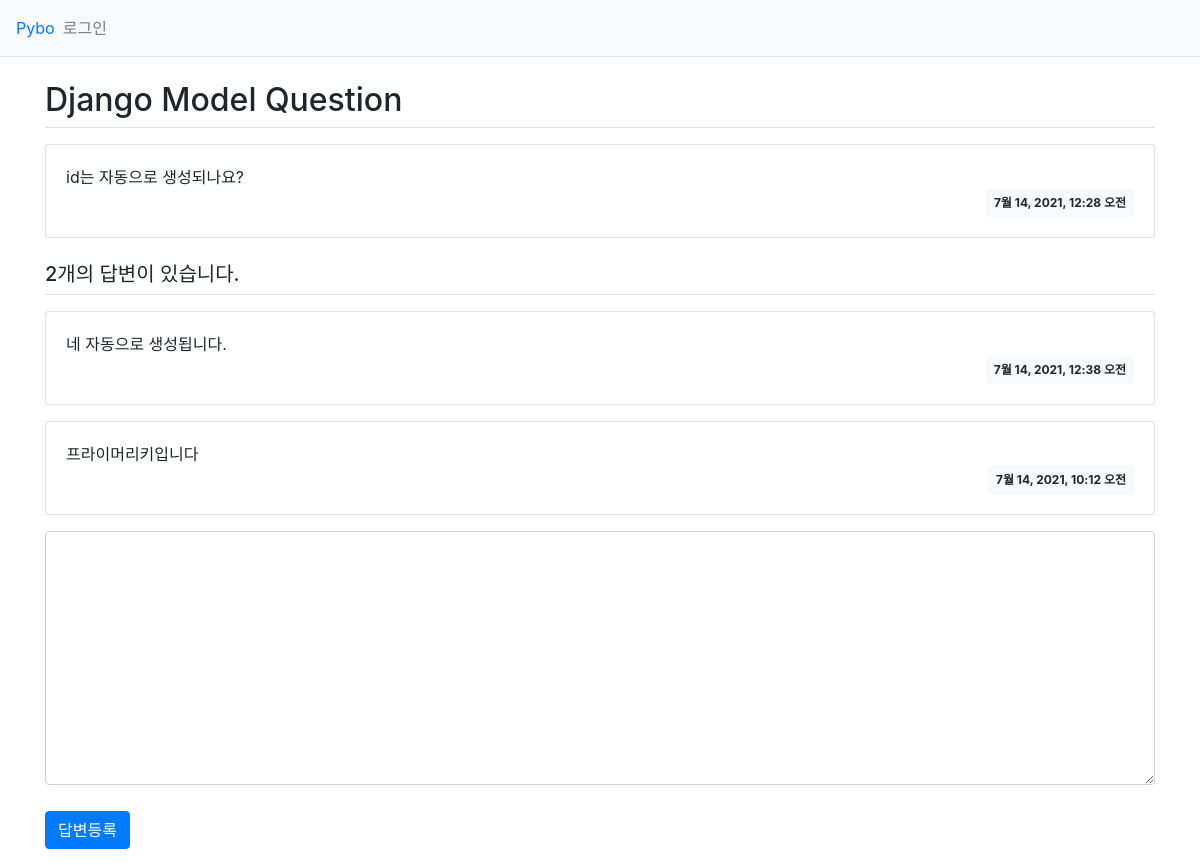
The page /pybo/2/ on the database as committed earlier.
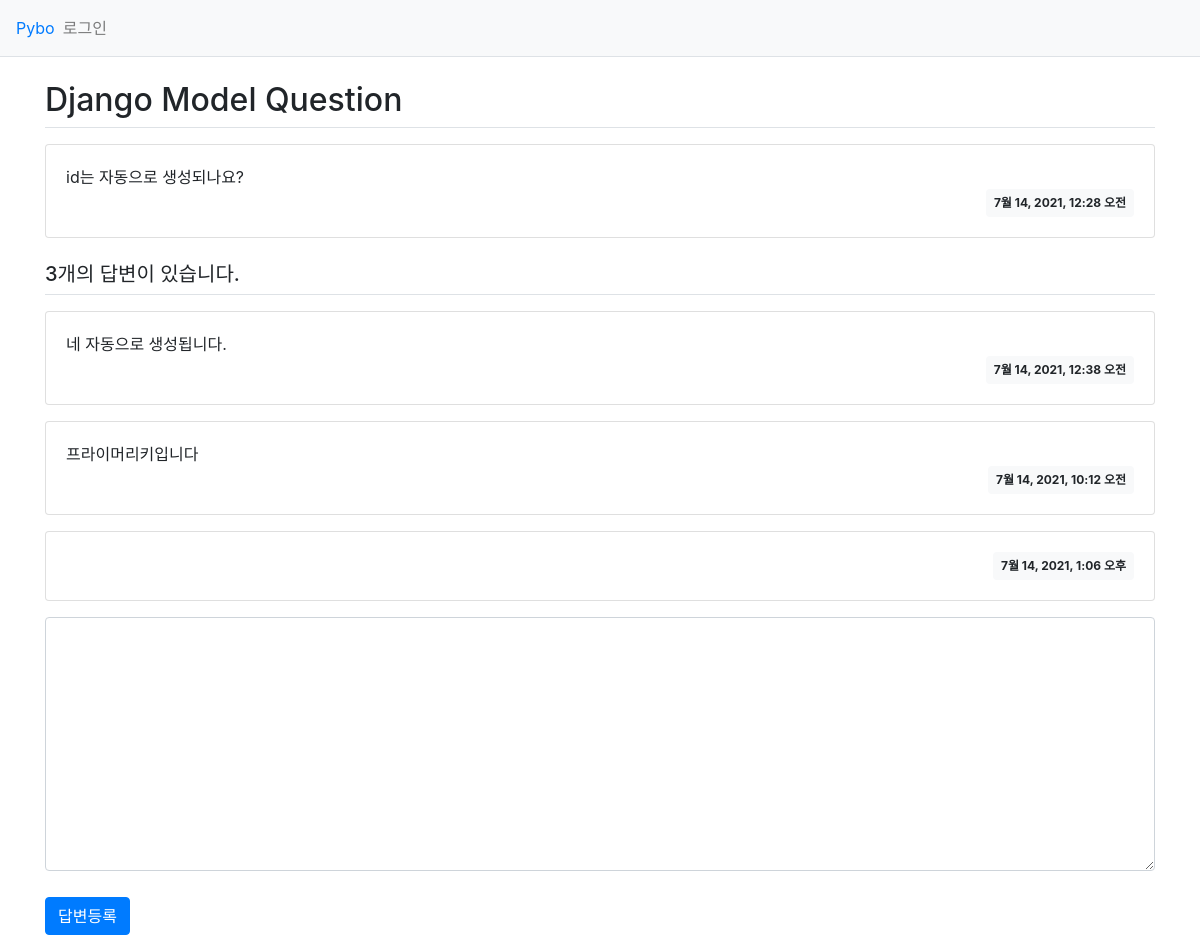
The same page on the database as committed later.
### pybo/models.py (models this page shows, shortened)
class Question(models.Model):
    subject = models.CharField(max_length=200)
    content = models.TextField()
    create_date = models.DateTimeField()

class Answer(models.Model):
    question = models.ForeignKey(Question, on_delete=models.CASCADE)
    content = models.TextField()
    create_date = models.DateTimeField()

### pybo/views.py (the view)
# urls.py: path('<int:question_id>/', views.detail, name='detail'),
def detail(request, question_id):
    question = get_object_or_404(Question, pk=question_id)
    context = {'question': question}
    return render(request, 'pybo/question_detail.html', context)

### templates/pybo/question_detail.html (shortened to what this page needs)
{% extends 'base.html' %}
{% block content %}
<div class="container my-3">
    <h2 class="border-bottom py-2">{{ question.subject }}</h2>
    <div class="card my-3">
        <div class="card-body">
            <div class="card-text" style="white-space: pre-line;">{{ question.content }}</div>
            <div class="d-flex justify-content-end">
                <div class="badge badge-light p-2">
                    {{ question.create_date }}
                </div>
            </div>
        </div>
    </div>
    <h5 class="border-bottom my-3 py-2">{{question.answer_set.count}}개의 답변이 있습니다.</h5>
    {% for answer in question.answer_set.all %}
    <div class="card my-3">
        <div class="card-body">
            <div class="card-text" style="white-space: pre-line;">{{ answer.content }}</div>
            <div class="d-flex justify-content-end">
                <div class="badge badge-light p-2">
                    {{ answer.create_date }}
                </div>
            </div>
        </div>
    </div>
    {% endfor %}
    <form action="{% url 'pybo:answer_create' question.id %}" method="post" class="my-3">
        <div class="form-group">
            <textarea name="content" id="content" class="form-control" rows="10"></textarea>
        </div>
        <input type="submit" value="답변등록" class="btn btn-primary">
    </form>
</div>
{% endblock %}

Rows that differ between the two databases and show on the page:
computed for Question "Django Model Question": answer_set.count "2" → "3"
added Answer: create_date "7월 14, 2021, 1:06 오후"
